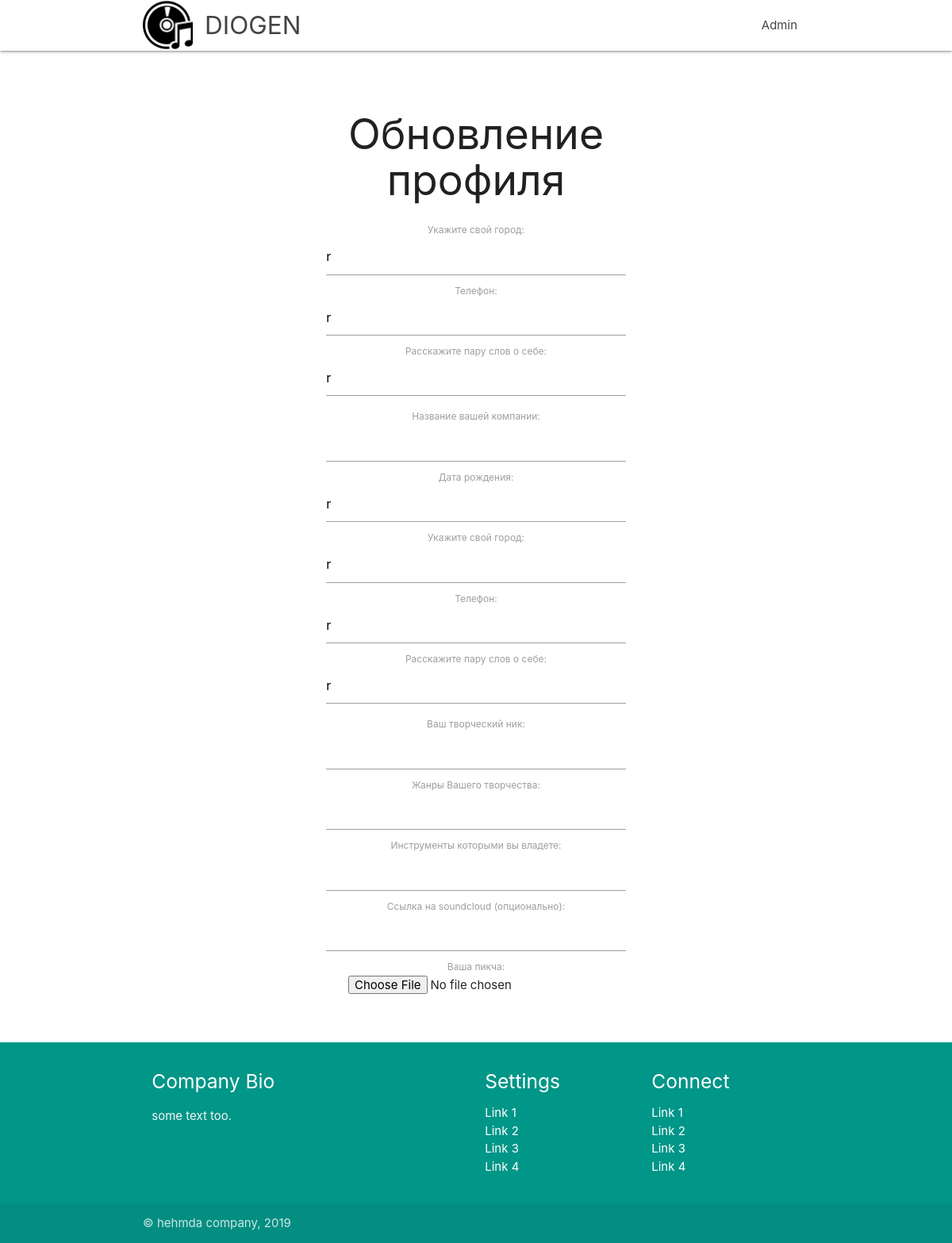
The page /users/1/ on the database its author committed.
### userApp/models.py (models this page shows)
class PersonProfile(models.Model):
    user = models.OneToOneField(User, on_delete=models.CASCADE, blank=False)
    adress=models.CharField(max_length=100,default='', blank=True)
    phone=models.CharField(max_length=20,default='', blank=True)
    description=models.TextField(default='',blank=True)
    image = models.FileField(upload_to = 'pic_folder/', default = 'pic_folder/None/no-img.jpg')
    spec=models.IntegerField(default=0) #0 - deg, 1 - mus, 2 - org
    birth_date=models.CharField(max_length=100, default='', blank=True)
    nickname=models.CharField(max_length=100,default='', blank=True)
    genres=models.CharField(max_length=100,default='', blank=True)
    instruments=models.CharField(max_length=200,default='', blank=True)
    soundcloud=models.CharField(max_length=100, default='', blank=True)
    company=models.CharField(max_length=100,default='', blank=True)
    followers = models.ManyToManyField('self', related_name='followed_by', symmetrical=False, blank=True)
    User.profile = property(lambda u: PersonProfile.objects.get_or_create(user=u)[0])

### userApp/views.py (the view, shortened to what this page needs)
# urls.py: path('users/<int:pk>/', views.UserUpdate.as_view(), name="UserUpdate"),
class UserUpdate(UpdateView):
    model = PersonProfile
    form_class=ProfileForm
    second_form_class = UserForm

### userApp/forms.py
class ProfileForm(forms.ModelForm):
    class Meta:
        model = PersonProfile
        fields = ('birth_date', 'adress', 'phone', 'description','image', 'nickname','genres', 'instruments', 'soundcloud', 'company')
        labels = {
            'birth_date': 'Дата рождения',
            'adress': 'Укажите свой город',
            'phone': 'Телефон',
            'description': 'Расскажите пару слов о себе',
            'nickname': 'Ваш творческий ник:',
            'genres': 'Жанры Вашего творчества',
            'instruments':'Инструменты которыми вы владете',
            'soundcloud':'Ссылка на soundcloud (опционально)',
            'image': 'Ваша пикча',
            'company':'Название вашей компании',
        }
        widgets = {
            'birth_date': forms.TextInput(attrs={'class':'datepicker'}),
            'image': forms.FileInput(attrs={'class': 'avatar'}),
            'description': forms.Textarea(attrs={'class':'materialize-textarea'})
        }
        initial = {
            'birth_date': ''
        }

### userApp/templates/userApp/personprofile_form.html (shortened to what this page needs)
{% extends "mainPage/wrapper.html" %}
{% load static %}
{% block page %}
<link href="{% static 'css/regchoice.css' %}" type="text/css" rel="stylesheet" media="screen,projection"/>
<link href="{% static 'css/regchoice.css' %}" type="text/css" rel="stylesheet" media="screen,projection"/>
<link rel="stylesheet" href="http://foliotek.github.io/Croppie/croppie.css" />
        <section class="container text">
            <div class="row center">
                <div class="col col1 s3"></div>
                <div class="col col1 s6">
                        <h2>Обновление профиля</h2>
                        {% if user.profile.company != ''  %}
                        {{form.adress.label_tag}}
                        {{form.adress}}
                        {{form.phone.label_tag}}
                        {{form.phone}}
                        {{form.description.label_tag}}
                        {{form.description}}
                        {{form.company.label_tag}}
                        {{form.company}}
                        {% endif %}
                        {% if user.profile.nickname != '' %}
                        {{form.birth_date.label_tag}}
                        {{form.birth_date}}
                        {{form.adress.label_tag}}
                        {{form.adress}}
                        {{form.phone.label_tag}}
                        {{form.phone}}
                        {{form.description.label_tag}}
                        {{form.description}}
                        {{form.nickname.label_tag}}
                        {{form.nickname}}
                        {{form.genres.label_tag}}
                        {{form.genres}}
                        {{form.instruments.label_tag}}
                        {{form.instruments}}
                        {{form.soundcloud.label_tag}}
                        {{form.soundcloud}}
                        {% endif %}
                        {{form.image.label_tag}}
                        {{form.image}}
                </div>
                <div class="col col1 s3"></div>
            </div>
        </section>
</body>
{% endblock %}

### userApp/static/css/regchoice.css (style rules this page uses)
.container.text { margin-top: 20px; margin-bottom: 20px; padding: 20px; }

### rows shown on the page
PersonProfile: adress "r", phone "r", description "r", birth_date "r"
